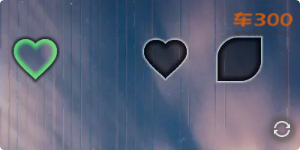
#> input picture che300_xcx/yzm.png, 300 x 150 px, found by its file name
$ jupyter execute --allow-errors che300_2020-12-23.ipynb
#> lines starting #> are read from the running program, lines starting #| are printed output that depends on the picture; after the words box and inside, x2 and y2 are one past the last pixel; in counts of white or black regions, pixels touching at a corner belong together
[cell 1]
import random
import time
import pymongo
import requests
from selenium.webdriver import Chrome, ActionChains
from selenium.webdriver.chrome.options import Options
from lxml import etree
import cv2
import numpy as np
from matplotlib import pyplot as plt
import pandas as pd
from matplotlib import font_manager
import random

[cell 2]
# [10 lines left out: function getProxy, not called in this run]

[cell 3]
def start_driver(url):
    chrome_options = Options()
    # chrome_options.add_argument("--headless")
    ip = '192.168.2.144:16127'
    # chrome_options.add_argument(('--proxy-server=' + ip))
    chrome_options.add_argument('user-agent=Mozilla/5.0 (Macintosh; Intel Mac OS X 10_15_7) AppleWebKit/537.36 (KHTML, like Gecko) Chrome/86.0.4240.198 Safari/537.36')

    driver = Chrome(options=chrome_options)

    with open('stealth.min.js') as f:
        js = f.read()

    driver.execute_cdp_cmd("Page.addScriptToEvaluateOnNewDocument", {
      "source": js
    })

    # #在网页上加鼠标的移动轨迹显示
    # driver.execute_cdp_cmd("Page.addScriptToEvaluateOnNewDocument", {
    #   "source": '''window.onmousemove = function(event){
    #             var nDiv = document.createElement('div')  //创建新的div
    #             var e = event || window.event   //获取事件对象
    #             //设置div的样式(红色小圆点)和位置(鼠标当前位置)
    #             nDiv.style.cssText = "position:absolute; width:5px; height:5px; background-color:red; border-radius:50%"
    #             nDiv.style.left = e.pageX + "px"
    #             nDiv.style.top = e.pageY + "px"
    #             //把创建好的div添加到body里面
    #             document.body.appendChild(nDiv)
    #
    #             //延迟定时器实现一秒后删除效果
    #             setTimeout(function(){
    #                 nDiv.remove();
    #             },1000)
    #         }'''
    # })

    driver.get(url)
    return driver

[cell 4]
# [11 lines left out: function get_yzm, not called in this run]

[cell 5]
def run():

    # parameter to seperate template area from find temple area
    cropcol = 65

    # path2files = '/home/junyi/R/RPA/yolo/c3/'
    target_rgb_raw = cv2.imread('yzm.png')
#> target_rgb_raw is the input picture: shape (150, 300, 3); mean B, G, R 120.3, 98.5, 91.4
    target_rgb = target_rgb_raw[:,:cropcol,:]
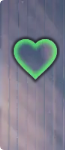
#> target_rgb: shape (150, 65, 3); mean B, G, R 138.1, 124.9, 123
    template_gray = cv2.imread('slider.png', 0)


    # PART1 - find y area where figures are located, in order to crop out unnecessary parts

    # target: find green area with mask filter
    target_rgb = target_rgb_raw[:,:cropcol,:]
    hsv = cv2.cvtColor(target_rgb, cv2.COLOR_BGR2HSV)
#> hsv: shape (150, 65, 3); mean H, S, V 126.7, 47.1, 143.5
    lower_green = np.array([30,60,60])
    upper_green = np.array([78,255,255])
    mask = cv2.inRange(hsv, lower_green, upper_green)
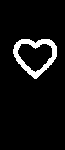
#> mask: shape (150, 65); 6.2% white; 1 white region, box (x1, y1, x2, y2) and area: (13, 39, 57, 79) 604

    # target: do erode+dilate in order to delete noise

    # first try erode+dilate on 3x3
    kernel = np.ones((3,3),np.uint8)
    maskm = cv2.morphologyEx(mask, cv2.MORPH_OPEN, kernel)
#> maskm: shape (150, 65); 6.2% white; 1 white region, box (x1, y1, x2, y2) and area: (13, 39, 57, 79) 603

    # if first fail, second try erode+dilate on 1x1
    if np.min(np.where(maskm.sum(1)>0))>=118 :
        kernel = np.ones((1,1),np.uint8)
        maskm = cv2.morphologyEx(mask, cv2.MORPH_OPEN, kernel)

    # if second fail, do not run any erode+dilate
    if np.min(np.where(maskm.sum(1)>0))>=118 or len(np.where(maskm.sum(1)>0)[0])<=25:
    #if np.min(np.where(maskm.sum(1)>0))>=118:
        maskm = mask


    # define y area where figures are located
    index_step = 10
    top_index = np.min(np.where(maskm.sum(1)>0)) - index_step
#> top_index = 29
    bot_index = top_index + index_step + index_step + 40
#> bot_index = 89


    # PART2 - clean template

    ret, template_threshed = cv2.threshold(template_gray, 70, 250, cv2.THRESH_BINARY)
    contour,hier = cv2.findContours(template_threshed,cv2.RETR_CCOMP,cv2.CHAIN_APPROX_SIMPLE)
#> contour = []
    for cnt in contour:
        cv2.drawContours(template_threshed,[cnt],0,255,-1)
#> this loop made 0 passes
    template_gray0 = template_gray*(template_threshed/255).astype(np.uint8)
    xvals  = np.where(template_gray0.any(axis=0))
    xvals1 = max(0,np.min(xvals)-5)
    xvals2 = np.max(xvals)+5
    yvals  = np.where(template_gray0.any(axis=1))
    yvals1 = max(0,np.min(yvals)-5)
    yvals2 = np.max(yvals)+5
    template_gray01 = template_gray0[yvals1:yvals2,xvals1:xvals2]

    template_gray2 = np.delete (template_gray01, np.where(~template_gray01.any(axis=1)), axis=0)
    template_gray2 = np.delete (template_gray2, np.where(~template_gray2.any(axis=0)), axis=1)
    template_gray2 =  cv2.resize(template_gray2, (40,40)).astype(np.uint8)
    template_gray1 = template_gray2.copy()
    template_gray2[template_gray2>0]=255
    w, h = template_gray2.shape[::-1]
    edges = cv2.Canny(template_gray2,50,150,apertureSize = 3)

    template_gray01[template_gray01>0]=255
    edges1 = cv2.Canny(template_gray01,50,150,apertureSize = 3)
    edges1 = np.delete (edges1, np.where(~edges1.any(axis=1)), axis=0)
    edges1 = np.delete (edges1, np.where(~edges1.any(axis=0)), axis=1)
    edges1 =  cv2.resize(edges1, (40,40)).astype(np.uint8)
    edges1[edges1>0] = 255


    # PART3 - clean crop out target

    # crop out unnecessary parts and apply threshold functions
    target_rgb = target_rgb_raw[top_index:bot_index,cropcol:,:]
    target_gray = cv2.cvtColor(target_rgb, cv2.COLOR_BGR2GRAY)
    ret, threshed0 = cv2.threshold(target_gray, 50, 255, cv2.THRESH_TOZERO)
    ret, threshed0 = cv2.threshold(threshed0, 55, 60, cv2.THRESH_TOZERO)
    thresh = cv2.adaptiveThreshold(threshed0, 255, cv2.ADAPTIVE_THRESH_MEAN_C, cv2.THRESH_BINARY, 21, 6)
    th3 = cv2.adaptiveThreshold(threshed0, 255, cv2.ADAPTIVE_THRESH_GAUSSIAN_C,  cv2.THRESH_BINARY, 11, 11)


    # PART4 - match target contours with template contours

    df = pd.DataFrame()

    # run 4 models
    res1 = cv2.matchTemplate(thresh, edges, cv2.TM_CCOEFF)
    min_val, max_val, min_loc, max_loc = cv2.minMaxLoc(res1)
    df = df.append(pd.Series([min_val]+list(min_loc)), ignore_index=True)
    df = df.append(pd.Series([max_val]+list(max_loc)), ignore_index=True)

    res2 = cv2.matchTemplate(thresh, edges1, cv2.TM_CCOEFF)
    min_val, max_val, min_loc, max_loc = cv2.minMaxLoc(res2)
    df = df.append(pd.Series([min_val]+list(min_loc)), ignore_index=True)
    df = df.append(pd.Series([max_val]+list(max_loc)), ignore_index=True)

    res2 = cv2.matchTemplate(threshed0, edges, cv2.TM_CCOEFF)
    min_val, max_val, min_loc, max_loc = cv2.minMaxLoc(res2)
    df = df.append(pd.Series([min_val]+list(min_loc)), ignore_index=True)
    df = df.append(pd.Series([max_val]+list(max_loc)), ignore_index=True)

    res2 = cv2.matchTemplate(threshed0, edges1, cv2.TM_CCOEFF)
    min_val, max_val, min_loc, max_loc = cv2.minMaxLoc(res2)
    df = df.append(pd.Series([min_val]+list(min_loc)), ignore_index=True)
    df = df.append(pd.Series([max_val]+list(max_loc)), ignore_index=True)

    res2 = cv2.matchTemplate(th3, edges, cv2.TM_CCOEFF)
    min_val, max_val, min_loc, max_loc = cv2.minMaxLoc(res2)
    df = df.append(pd.Series([min_val]+list(min_loc)), ignore_index=True)
    df = df.append(pd.Series([max_val]+list(max_loc)), ignore_index=True)

    res2 = cv2.matchTemplate(th3, edges1, cv2.TM_CCOEFF)
    min_val, max_val, min_loc, max_loc = cv2.minMaxLoc(res2)
    df = df.append(pd.Series([min_val]+list(min_loc)), ignore_index=True)
    df = df.append(pd.Series([max_val]+list(max_loc)), ignore_index=True)

    # select top result based on correlation coef and topleft point location
    df.columns = ['coef','x','y']
    df['coef_abs'] = df.coef.abs()


    if df.coef_abs.max() >= 4e6:
        df = df[df.coef_abs >= 4e6]
    if (df.y>0).sum():
        df = df[df.y>0]
    if (df.y>7).sum():
        df = df[df.y>7]
    if (df.x>0).sum():
        df = df[df.x>0]
    if (df.y<18).sum():
        df = df[df.y<18]

    df = df.sort_values(by=['coef_abs'], ascending=False)
    top_left = (df.iloc[0,:].values[1:3])
    top_left = tuple(np.int16(top_left))
    distance = top_left[0]

    # plot debug
    bottom_right = (top_left[0] + w, top_left[1] + h)
    cv2.rectangle(target_gray,top_left, bottom_right, 255, 2)
    x = [distance  +(w/2)]
    plt.subplot(211),plt.imshow(template_gray)
    plt.subplot(212),plt.imshow(target_gray),plt.plot(x, 30, '*', linewidth=5000, color='firebrick')
    plt.show()
    print(df)
    print(distance+cropcol)
    return(distance + 50)
